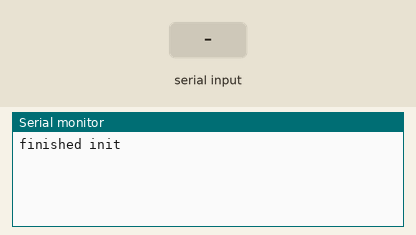
Simulated run of this sketch. Board: Arduino Mega 2560, built with avr-gcc and run on an emulated ATmega2560. Parts: the last lines printed to the serial monitor. Inputs (shaded band) come from the test bench.

Above: at 1.2 s.
1.3 s: "1" received over the second serial link
At 1.9 s:
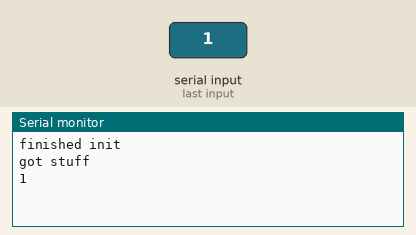
2.8 s: "0" received over the second serial link
At 3.6 s:
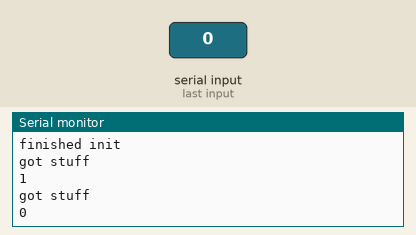
4.3 s: "2" received over the second serial link
At 4.8 s:
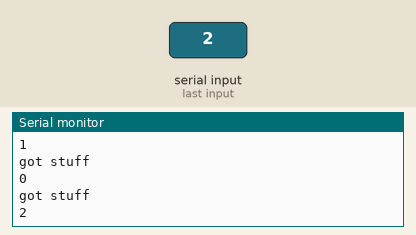

The sketch:

sketch_apr14a.ino
```cpp
#define rxPin 19
#define txPin 18


void setup()
{
  Serial1.begin(9600); // setup bluetooth comms
  Serial.begin(9600);// setup serial comms for debugging
  Serial.println("finished init");
  Serial1.println("\n\nfinished");
}

void loop()
{
  if ( Serial1.available() > 0) {
    Serial.println("got stuff");
    Serial1.println("got stuff");
    char inputData = Serial1.read();
    Serial.println(inputData);
  }
  delay(50);
}
```

Measured:
- after the input at 1.3 s, the serial monitor: prints a new line after 0.05 s (image 1)
- after the input at 2.8 s, the serial monitor: prints a new line at once (image 2)
- after the input at 4.3 s, the serial monitor: prints a new line at once (image 3)
